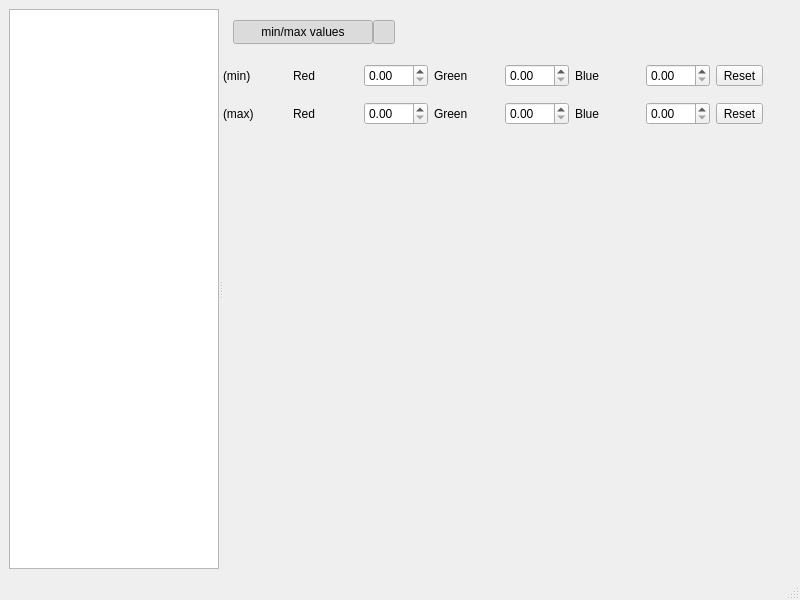
<?xml version="1.0" encoding="UTF-8"?>
<ui version="4.0">
 <class>MainWindow</class>
 <widget class="QMainWindow" name="MainWindow">
  <property name="geometry">
   <rect>
    <x>0</x>
    <y>0</y>
    <width>800</width>
    <height>600</height>
   </rect>
  </property>
  <property name="windowTitle">
   <string>GDB ImageWatch</string>
  </property>
  <widget class="QWidget" name="centralwidget">
   <layout class="QHBoxLayout" name="horizontalLayout">
    <item>
     <widget class="QSplitter" name="splitter">
      <property name="orientation">
       <enum>Qt::Horizontal</enum>
      </property>
      <widget class="QListWidget" name="imageList">
       <property name="enabled">
        <bool>true</bool>
       </property>
       <property name="sizePolicy">
        <sizepolicy hsizetype="Fixed" vsizetype="Expanding">
         <horstretch>0</horstretch>
         <verstretch>0</verstretch>
        </sizepolicy>
       </property>
       <property name="minimumSize">
        <size>
         <width>210</width>
         <height>0</height>
        </size>
       </property>
       <property name="maximumSize">
        <size>
         <width>210</width>
         <height>16777215</height>
        </size>
       </property>
       <property name="styleSheet">
        <string notr="true">padding: 0px;</string>
       </property>
       <property name="horizontalScrollBarPolicy">
        <enum>Qt::ScrollBarAsNeeded</enum>
       </property>
       <property name="sizeAdjustPolicy">
        <enum>QAbstractScrollArea::AdjustIgnored</enum>
       </property>
       <property name="dragDropOverwriteMode">
        <bool>true</bool>
       </property>
       <property name="dragDropMode">
        <enum>QAbstractItemView::NoDragDrop</enum>
       </property>
       <property name="iconSize">
        <size>
         <width>200</width>
         <height>200</height>
        </size>
       </property>
       <property name="resizeMode">
        <enum>QListView::Adjust</enum>
       </property>
       <property name="viewMode">
        <enum>QListView::IconMode</enum>
       </property>
      </widget>
      <widget class="QWidget" name="verticalLayoutWidget">
       <layout class="QVBoxLayout" name="verticalLayout">
        <item>
         <widget class="QWidget" name="widget_2" native="true">
          <property name="minimumSize">
           <size>
            <width>0</width>
            <height>40</height>
           </size>
          </property>
          <property name="maximumSize">
           <size>
            <width>16777215</width>
            <height>40</height>
           </size>
          </property>
          <property name="styleSheet">
           <string notr="true"/>
          </property>
          <widget class="QToolButton" name="acToggle">
           <property name="geometry">
            <rect>
             <x>150</x>
             <y>11</y>
             <width>22</width>
             <height>24</height>
            </rect>
           </property>
           <property name="toolTip">
            <string>Toggle Auto Contrast</string>
           </property>
           <property name="accessibleDescription">
            <string/>
           </property>
           <property name="text">
            <string/>
           </property>
           <property name="checkable">
            <bool>true</bool>
           </property>
           <property name="checked">
            <bool>true</bool>
           </property>
          </widget>
          <widget class="QToolButton" name="acEdit">
           <property name="geometry">
            <rect>
             <x>10</x>
             <y>11</y>
             <width>140</width>
             <height>24</height>
            </rect>
           </property>
           <property name="toolTip">
            <string>Toggle min and max intensity editor</string>
           </property>
           <property name="text">
            <string>min/max values</string>
           </property>
           <property name="checkable">
            <bool>true</bool>
           </property>
           <property name="checked">
            <bool>true</bool>
           </property>
          </widget>
         </widget>
        </item>
        <item>
         <widget class="QWidget" name="minMaxEditor" native="true">
          <property name="enabled">
           <bool>true</bool>
          </property>
          <property name="minimumSize">
           <size>
            <width>0</width>
            <height>85</height>
           </size>
          </property>
          <property name="maximumSize">
           <size>
            <width>16777215</width>
            <height>85</height>
           </size>
          </property>
          <property name="styleSheet">
           <string notr="true"/>
          </property>
          <widget class="QWidget" name="layoutWidget">
           <property name="geometry">
            <rect>
             <x>0</x>
             <y>0</y>
             <width>540</width>
             <height>81</height>
            </rect>
           </property>
           <layout class="QGridLayout" name="gridLayout">
            <item row="0" column="0">
             <widget class="QLabel" name="label">
              <property name="styleSheet">
               <string notr="true"/>
              </property>
              <property name="text">
               <string>(min)</string>
              </property>
             </widget>
            </item>
            <item row="0" column="1">
             <widget class="QLabel" name="label_3">
              <property name="styleSheet">
               <string notr="true"/>
              </property>
              <property name="text">
               <string>Red</string>
              </property>
             </widget>
            </item>
            <item row="0" column="2">
             <widget class="QDoubleSpinBox" name="doubleSpinBox">
              <property name="styleSheet">
               <string notr="true"/>
              </property>
             </widget>
            </item>
            <item row="0" column="3">
             <widget class="QLabel" name="label_9">
              <property name="styleSheet">
               <string notr="true"/>
              </property>
              <property name="text">
               <string>Green</string>
              </property>
             </widget>
            </item>
            <item row="0" column="4">
             <widget class="QDoubleSpinBox" name="doubleSpinBox_5">
              <property name="styleSheet">
               <string notr="true"/>
              </property>
             </widget>
            </item>
            <item row="0" column="5">
             <widget class="QLabel" name="label_17">
              <property name="styleSheet">
               <string notr="true"/>
              </property>
              <property name="text">
               <string>Blue</string>
              </property>
             </widget>
            </item>
            <item row="0" column="6">
             <widget class="QDoubleSpinBox" name="doubleSpinBox_11">
              <property name="styleSheet">
               <string notr="true"/>
              </property>
             </widget>
            </item>
            <item row="1" column="0">
             <widget class="QLabel" name="label_2">
              <property name="styleSheet">
               <string notr="true"/>
              </property>
              <property name="text">
               <string>(max)</string>
              </property>
             </widget>
            </item>
            <item row="1" column="1">
             <widget class="QLabel" name="label_4">
              <property name="styleSheet">
               <string notr="true"/>
              </property>
              <property name="text">
               <string>Red</string>
              </property>
             </widget>
            </item>
            <item row="1" column="2">
             <widget class="QDoubleSpinBox" name="doubleSpinBox_2">
              <property name="styleSheet">
               <string notr="true"/>
              </property>
             </widget>
            </item>
            <item row="1" column="3">
             <widget class="QLabel" name="label_10">
              <property name="styleSheet">
               <string notr="true"/>
              </property>
              <property name="text">
               <string>Green</string>
              </property>
             </widget>
            </item>
            <item row="1" column="6">
             <widget class="QDoubleSpinBox" name="doubleSpinBox_12">
              <property name="styleSheet">
               <string notr="true"/>
              </property>
             </widget>
            </item>
            <item row="1" column="4">
             <widget class="QDoubleSpinBox" name="doubleSpinBox_6">
              <property name="styleSheet">
               <string notr="true"/>
              </property>
             </widget>
            </item>
            <item row="1" column="5">
             <widget class="QLabel" name="label_18">
              <property name="styleSheet">
               <string notr="true"/>
              </property>
              <property name="text">
               <string>Blue</string>
              </property>
             </widget>
            </item>
            <item row="0" column="7">
             <widget class="QToolButton" name="toolButton">
              <property name="text">
               <string>Reset</string>
              </property>
             </widget>
            </item>
            <item row="1" column="7">
             <widget class="QToolButton" name="toolButton_2">
              <property name="text">
               <string>Reset</string>
              </property>
             </widget>
            </item>
           </layout>
          </widget>
         </widget>
        </item>
        <item>
         <widget class="GLWidget" name="bufferPreview" native="true"/>
        </item>
       </layout>
      </widget>
     </widget>
    </item>
   </layout>
  </widget>
  <widget class="QMenuBar" name="menubar">
   <property name="geometry">
    <rect>
     <x>0</x>
     <y>0</y>
     <width>800</width>
     <height>34</height>
    </rect>
   </property>
  </widget>
  <widget class="QStatusBar" name="statusbar"/>
 </widget>
 <customwidgets>
  <customwidget>
   <class>GLWidget</class>
   <extends>QWidget</extends>
   <header location="global">glwidget.h</header>
   <container>1</container>
  </customwidget>
 </customwidgets>
 <resources/>
 <connections>
  <connection>
   <sender>acEdit</sender>
   <signal>toggled(bool)</signal>
   <receiver>minMaxEditor</receiver>
   <slot>setVisible(bool)</slot>
   <hints>
    <hint type="sourcelabel">
     <x>278</x>
     <y>68</y>
    </hint>
    <hint type="destinationlabel">
     <x>507</x>
     <y>135</y>
    </hint>
   </hints>
  </connection>
 </connections>
</ui>
